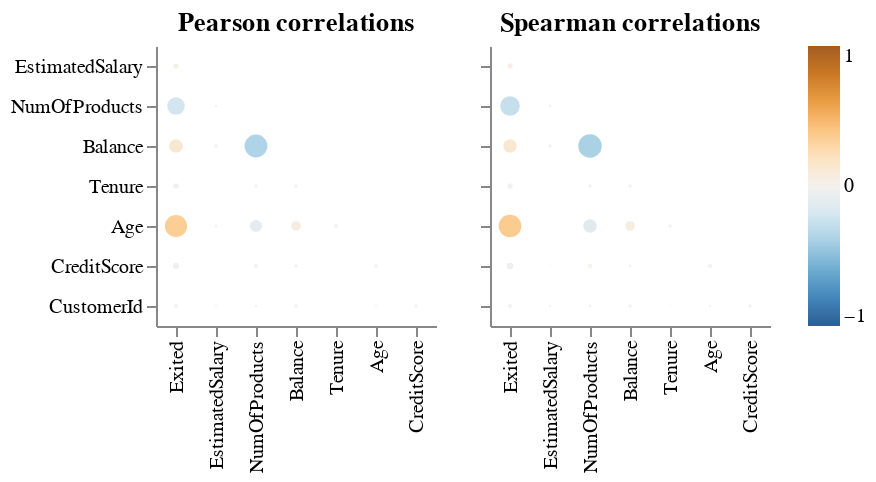

Here is the notebook cell this chart was saved with:
### Code cell
aly.corr(train_df)

### Figure 1 — Vega specification as saved in the notebook (floating-point values rounded to 4 significant figures)
{"$schema": "https://vega.github.io/schema/vega/v5.json", "data": [{"name": "param_1_store"}, {"name": "source_0"}, {"name": "data_0", "values": [{"index": "Exited", "variable": "Tenure", "value": -0.01956, "abs_value": 0.01956, "x_index_sort_index": 0.0, "y_variable_sort_index": 3.0}, {"index": "EstimatedSalary", "variable": "Tenure", "value": 0.0009706, "abs_value": 0.0009706, "x_index_sort_index": 1.0, "y_variable_sort_index": 3.0}, {"index": "NumOfProducts", "variable": "Tenure", "value": 0.007335, "abs_value": 0.007335, "x_index_sort_index": 2.0, "y_variable_sort_index": 3.0}, {"index": "Balance", "variable": "Tenure", "value": -0.009481, "abs_value": 0.009481, "x_index_sort_index": 3.0, "y_variable_sort_index": 3.0}, {"index": "Exited", "variable": "NumOfProducts", "value": -0.2146, "abs_value": 0.2146, "x_index_sort_index": 0.0, "y_variable_sort_index": 1.0}, {"index": "EstimatedSalary", "variable": "NumOfProducts", "value": -0.004285, "abs_value": 0.004285, "x_index_sort_index": 1.0, "y_variable_sort_index": 1.0}, {"index": "Exited", "variable": "EstimatedSalary", "value": 0.01883, "abs_value": 0.01883, "x_index_sort_index": 0.0, "y_variable_sort_index": 0.0}, {"index": "Age", "variable": "CustomerId", "value": 0.002696, "abs_value": 0.002696, "x_index_sort_index": 5.0, "y_variable_sort_index": 6.0}, {"index": "CreditScore", "variable": "CustomerId", "value": 0.007364, "abs_value": 0.007364, "x_index_sort_index": 6.0, "y_variable_sort_index": 6.0}, {"index": "Tenure", "variable": "CustomerId", "value": -0.001252, "abs_value": 0.001252, "x_index_sort_index": 4.0, "y_variable_sort_index": 6.0}, {"index": "Balance", "variable": "CustomerId", "value": -0.008348, "abs_value": 0.008348, "x_index_sort_index": 3.0, "y_variable_sort_index": 6.0}, {"index": "NumOfProducts", "variable": "CustomerId", "value": 0.00438, "abs_value": 0.00438, "x_index_sort_index": 2.0, "y_variable_sort_index": 6.0}, {"index": "EstimatedSalary", "variable": "CustomerId", "value": 0.002891, "abs_value": 0.002891, "x_index_sort_index": 1.0, "y_variable_sort_index": 6.0}, {"index": "Exited", "variable": "CustomerId", "value": -0.009947, "abs_value": 0.009947, "x_index_sort_index": 0.0, "y_variable_sort_index": 6.0}, {"index": "Balance", "variable": "CreditScore", "value": 0.006973, "abs_value": 0.006973, "x_index_sort_index": 3.0, "y_variable_sort_index": 5.0}, {"index": "NumOfProducts", "variable": "CreditScore", "value": 0.01136, "abs_value": 0.01136, "x_index_sort_index": 2.0, "y_variable_sort_index": 5.0}, {"index": "Age", "variable": "CreditScore", "value": -0.008918, "abs_value": 0.008918, "x_index_sort_index": 5.0, "y_variable_sort_index": 5.0}, {"index": "Tenure", "variable": "CreditScore", "value": 0.0009425, "abs_value": 0.0009425, "x_index_sort_index": 4.0, "y_variable_sort_index": 5.0}, {"index": "Exited", "variable": "CreditScore", "value": -0.02738, "abs_value": 0.02738, "x_index_sort_index": 0.0, "y_variable_sort_index": 5.0}, {"index": "EstimatedSalary", "variable": "CreditScore", "value": -0.00182, "abs_value": 0.00182, "x_index_sort_index": 1.0, "y_variable_sort_index": 5.0}, {"index": "NumOfProducts", "variable": "Balance", "value": -0.361, "abs_value": 0.361, "x_index_sort_index": 2.0, "y_variable_sort_index": 2.0}, {"index": "EstimatedSalary", "variable": "Balance", "value": 0.008586, "abs_value": 0.008586, "x_index_sort_index": 1.0, "y_variable_sort_index": 2.0}, {"index": "Exited", "variable": "Balance", "value": 0.1297, "abs_value": 0.1297, "x_index_sort_index": 0.0, "y_variable_sort_index": 2.0}, {"index": "Exited", "variable": "Age", "value": 0.3408, "abs_value": 0.3408, "x_index_sort_index": 0.0, "y_variable_sort_index": 4.0}, {"index": "EstimatedSalary", "variable": "Age", "value": -0.005399, "abs_value": 0.005399, "x_index_sort_index": 1.0, "y_variable_sort_index": 4.0}, {"index": "NumOfProducts", "variable": "Age", "value": -0.1022, "abs_value": 0.1022, "x_index_sort_index": 2.0, "y_variable_sort_index": 4.0}, {"index": "Tenure", "variable": "Age", "value": -0.01083, "abs_value": 0.01083, "x_index_sort_index": 4.0, "y_variable_sort_index": 4.0}, {"index": "Balance", "variable": "Age", "value": 0.06432, "abs_value": 0.06432, "x_index_sort_index": 3.0, "y_variable_sort_index": 4.0}]}, {"name": "source_1"}, {"name": "data_1", "values": [{"index": "Exited", "variable": "Tenure", "value": -0.01935, "abs_value": 0.01935, "x_index_sort_index": 0.0, "y_variable_sort_index": 3.0}, {"index": "EstimatedSalary", "variable": "Tenure", "value": 0.001063, "abs_value": 0.001063, "x_index_sort_index": 1.0, "y_variable_sort_index": 3.0}, {"index": "NumOfProducts", "variable": "Tenure", "value": 0.007814, "abs_value": 0.007814, "x_index_sort_index": 2.0, "y_variable_sort_index": 3.0}, {"index": "Balance", "variable": "Tenure", "value": -0.00931, "abs_value": 0.00931, "x_index_sort_index": 3.0, "y_variable_sort_index": 3.0}, {"index": "Exited", "variable": "NumOfProducts", "value": -0.2668, "abs_value": 0.2668, "x_index_sort_index": 0.0, "y_variable_sort_index": 1.0}, {"index": "EstimatedSalary", "variable": "NumOfProducts", "value": -0.004472, "abs_value": 0.004472, "x_index_sort_index": 1.0, "y_variable_sort_index": 1.0}, {"index": "Exited", "variable": "EstimatedSalary", "value": 0.02, "abs_value": 0.02, "x_index_sort_index": 0.0, "y_variable_sort_index": 0.0}, {"index": "Age", "variable": "CustomerId", "value": 0.002977, "abs_value": 0.002977, "x_index_sort_index": 5.0, "y_variable_sort_index": 6.0}, {"index": "CreditScore", "variable": "CustomerId", "value": 0.008057, "abs_value": 0.008057, "x_index_sort_index": 6.0, "y_variable_sort_index": 6.0}, {"index": "Tenure", "variable": "CustomerId", "value": -0.001315, "abs_value": 0.001315, "x_index_sort_index": 4.0, "y_variable_sort_index": 6.0}, {"index": "Balance", "variable": "CustomerId", "value": -0.009175, "abs_value": 0.009175, "x_index_sort_index": 3.0, "y_variable_sort_index": 6.0}, {"index": "NumOfProducts", "variable": "CustomerId", "value": 0.005736, "abs_value": 0.005736, "x_index_sort_index": 2.0, "y_variable_sort_index": 6.0}, {"index": "EstimatedSalary", "variable": "CustomerId", "value": 0.002983, "abs_value": 0.002983, "x_index_sort_index": 1.0, "y_variable_sort_index": 6.0}, {"index": "Exited", "variable": "CustomerId", "value": -0.009826, "abs_value": 0.009826, "x_index_sort_index": 0.0, "y_variable_sort_index": 6.0}, {"index": "Balance", "variable": "CreditScore", "value": 0.005613, "abs_value": 0.005613, "x_index_sort_index": 3.0, "y_variable_sort_index": 5.0}, {"index": "NumOfProducts", "variable": "CreditScore", "value": 0.01297, "abs_value": 0.01297, "x_index_sort_index": 2.0, "y_variable_sort_index": 5.0}, {"index": "Age", "variable": "CreditScore", "value": -0.0118, "abs_value": 0.0118, "x_index_sort_index": 5.0, "y_variable_sort_index": 5.0}, {"index": "Tenure", "variable": "CreditScore", "value": 0.0008329, "abs_value": 0.0008329, "x_index_sort_index": 4.0, "y_variable_sort_index": 5.0}, {"index": "Exited", "variable": "CreditScore", "value": -0.02912, "abs_value": 0.02912, "x_index_sort_index": 0.0, "y_variable_sort_index": 5.0}, {"index": "EstimatedSalary", "variable": "CreditScore", "value": -0.001341, "abs_value": 0.001341, "x_index_sort_index": 1.0, "y_variable_sort_index": 5.0}, {"index": "NumOfProducts", "variable": "Balance", "value": -0.3817, "abs_value": 0.3817, "x_index_sort_index": 2.0, "y_variable_sort_index": 2.0}, {"index": "EstimatedSalary", "variable": "Balance", "value": 0.007332, "abs_value": 0.007332, "x_index_sort_index": 1.0, "y_variable_sort_index": 2.0}, {"index": "Exited", "variable": "Balance", "value": 0.1264, "abs_value": 0.1264, "x_index_sort_index": 0.0, "y_variable_sort_index": 2.0}, {"index": "Exited", "variable": "Age", "value": 0.3547, "abs_value": 0.3547, "x_index_sort_index": 0.0, "y_variable_sort_index": 4.0}, {"index": "EstimatedSalary", "variable": "Age", "value": -0.0006682, "abs_value": 0.0006682, "x_index_sort_index": 1.0, "y_variable_sort_index": 4.0}, {"index": "NumOfProducts", "variable": "Age", "value": -0.1289, "abs_value": 0.1289, "x_index_sort_index": 2.0, "y_variable_sort_index": 4.0}, {"index": "Tenure", "variable": "Age", "value": -0.00914, "abs_value": 0.00914, "x_index_sort_index": 4.0, "y_variable_sort_index": 4.0}, {"index": "Balance", "variable": "Age", "value": 0.06569, "abs_value": 0.06569, "x_index_sort_index": 3.0, "y_variable_sort_index": 4.0}]}, {"name": "source_0_view_1_x_domain_index", "values": [{"index": "Exited", "sort_field": 0.0}, {"index": "EstimatedSalary", "sort_field": 1.0}, {"index": "NumOfProducts", "sort_field": 2.0}, {"index": "Balance", "sort_field": 3.0}, {"index": "Age", "sort_field": 5.0}, {"index": "CreditScore", "sort_field": 6.0}, {"index": "Tenure", "sort_field": 4.0}]}, {"name": "source_0_view_1_y_domain_variable", "values": [{"sort_field": 3.0, "variable": "Tenure"}, {"sort_field": 1.0, "variable": "NumOfProducts"}, {"sort_field": 0.0, "variable": "EstimatedSalary"}, {"sort_field": 6.0, "variable": "CustomerId"}, {"sort_field": 5.0, "variable": "CreditScore"}, {"sort_field": 2.0, "variable": "Balance"}, {"sort_field": 4.0, "variable": "Age"}]}, {"name": "source_1_view_2_x_domain_index", "values": [{"index": "Exited", "sort_field": 0.0}, {"index": "EstimatedSalary", "sort_field": 1.0}, {"index": "NumOfProducts", "sort_field": 2.0}, {"index": "Balance", "sort_field": 3.0}, {"index": "Age", "sort_field": 5.0}, {"index": "CreditScore", "sort_field": 6.0}, {"index": "Tenure", "sort_field": 4.0}]}, {"name": "source_1_view_2_y_domain_variable", "values": [{"sort_field": 3.0, "variable": "Tenure"}, {"sort_field": 1.0, "variable": "NumOfProducts"}, {"sort_field": 0.0, "variable": "EstimatedSalary"}, {"sort_field": 6.0, "variable": "CustomerId"}, {"sort_field": 5.0, "variable": "CreditScore"}, {"sort_field": 2.0, "variable": "Balance"}, {"sort_field": 4.0, "variable": "Age"}]}], "signals": [{"name": "view_1_x_step", "value": 20}, {"name": "view_1_width", "update": "bandspace(domain('view_1_x').length, 1, 0.5) * view_1_x_step"}, {"name": "view_1_y_step", "value": 20}, {"name": "view_1_height", "update": "bandspace(domain('view_1_y').length, 1, 0.5) * view_1_y_step"}, {"name": "view_2_x_step", "value": 20}, {"name": "view_2_width", "update": "bandspace(domain('view_2_x').length, 1, 0.5) * view_2_x_step"}, {"name": "view_2_y_step", "value": 20}, {"name": "view_2_height", "update": "bandspace(domain('view_2_y').length, 1, 0.5) * view_2_y_step"}, {"name": "unit", "value": {}, "on": [{"events": "mousemove", "update": "isTuple(group()) ? group() : unit"}]}, {"name": "param_1", "update": "vlSelectionResolve(\"param_1_store\", \"union\", true, true)"}], "marks": [{"type": "group", "name": "view_1_group", "encode": {"update": {"width": {"signal": "view_1_width"}, "height": {"signal": "view_1_height"}}}, "signals": [{"name": "param_1_tuple", "on": [{"events": [{"source": "scope", "markname": "view_1_voronoi", "type": "mouseover"}], "update": "datum && item().mark.marktype !== 'group' && indexof(item().mark.role, 'legend') < 0 ? {unit: \"view_1\", fields: param_1_tuple_fields, values: [(item().isVoronoi ? datum.datum : datum)[\"variable\"], (item().isVoronoi ? datum.datum : datum)[\"index\"]]} : null", "force": true}, {"events": [{"source": "view", "type": "dblclick"}], "update": "null"}]}, {"name": "param_1_tuple_fields", "value": [{"type": "E", "field": "variable"}, {"type": "E", "field": "index"}]}, {"name": "param_1_toggle", "value": false, "on": [{"events": [{"source": "scope", "markname": "view_1_voronoi", "type": "mouseover"}], "update": "event.shiftKey"}, {"events": [{"source": "view", "type": "dblclick"}], "update": "false"}]}, {"name": "param_1_modify", "on": [{"events": {"signal": "param_1_tuple"}, "update": "modify(\"param_1_store\", param_1_toggle ? null : param_1_tuple, param_1_toggle ? null : true, param_1_toggle ? param_1_tuple : null)"}]}], "marks": [{"type": "symbol", "name": "view_1_marks", "from": {"data": "data_0"}, "encode": {"update": {"x": {"field": "index", "scale": "view_1_x"}, "tooltip": {"signal": "format(datum[\"value\"], \".2f\")"}, "description": {"signal": "\"index: \" + (isValid(datum[\"index\"]) ? datum[\"index\"] : \"\"+datum[\"index\"]) + \"; variable: \" + (isValid(datum[\"variable\"]) ? datum[\"variable\"] : \"\"+datum[\"variable\"]) + \"; value: \" + (format(datum[\"value\"], \"\")) + \"; abs_value: \" + (format(datum[\"abs_value\"], \"\"))"}, "opacity": [{"value": 0.9, "test": "!length(data(\"param_1_store\")) || vlSelectionTest(\"param_1_store\", datum)"}, {"value": 0.2}], "y": {"field": "variable", "scale": "view_1_y"}, "ariaRoleDescription": {"value": "circle"}, "shape": {"value": "circle"}, "fill": {"field": "value", "scale": "color"}, "size": {"field": "abs_value", "scale": "size"}}}, "interactive": true, "style": ["circle"]}, {"type": "path", "name": "view_1_voronoi", "from": {"data": "view_1_marks"}, "encode": {"update": {"fill": {"value": "transparent"}, "strokeWidth": {"value": 0.35}, "isVoronoi": {"value": true}, "tooltip": {"signal": "format(datum.datum[\"value\"], \".2f\")"}, "stroke": {"value": "transparent"}}}, "transform": [{"type": "voronoi", "x": {"expr": "datum.datum.x || 0"}, "y": {"expr": "datum.datum.y || 0"}, "size": [{"signal": "view_1_width"}, {"signal": "view_1_height"}]}], "interactive": true}], "axes": [{"scale": "view_1_x", "labelBaseline": "middle", "grid": false, "zindex": 0, "orient": "bottom", "labelAlign": "right", "labelAngle": 270}, {"scale": "view_1_y", "orient": "left", "grid": false, "zindex": 0}], "title": {"text": "Pearson correlations", "frame": "group"}, "style": "cell"}, {"type": "group", "name": "view_2_group", "encode": {"update": {"width": {"signal": "view_2_width"}, "height": {"signal": "view_2_height"}}}, "signals": [{"name": "param_1_tuple", "on": [{"events": [{"source": "scope", "markname": "view_2_voronoi", "type": "mouseover"}], "update": "datum && item().mark.marktype !== 'group' && indexof(item().mark.role, 'legend') < 0 ? {unit: \"view_2\", fields: param_1_tuple_fields, values: [(item().isVoronoi ? datum.datum : datum)[\"variable\"], (item().isVoronoi ? datum.datum : datum)[\"index\"]]} : null", "force": true}, {"events": [{"source": "view", "type": "dblclick"}], "update": "null"}]}, {"name": "param_1_tuple_fields", "value": [{"type": "E", "field": "variable"}, {"type": "E", "field": "index"}]}, {"name": "param_1_toggle", "value": false, "on": [{"events": [{"source": "scope", "markname": "view_2_voronoi", "type": "mouseover"}], "update": "event.shiftKey"}, {"events": [{"source": "view", "type": "dblclick"}], "update": "false"}]}, {"name": "param_1_modify", "on": [{"events": {"signal": "param_1_tuple"}, "update": "modify(\"param_1_store\", param_1_toggle ? null : param_1_tuple, param_1_toggle ? null : true, param_1_toggle ? param_1_tuple : null)"}]}], "marks": [{"type": "symbol", "name": "view_2_marks", "from": {"data": "data_1"}, "encode": {"update": {"shape": {"value": "circle"}, "fill": {"field": "value", "scale": "color"}, "tooltip": {"signal": "format(datum[\"value\"], \".2f\")"}, "size": {"field": "abs_value", "scale": "size"}, "opacity": [{"value": 0.9, "test": "!length(data(\"param_1_store\")) || vlSelectionTest(\"param_1_store\", datum)"}, {"value": 0.2}], "ariaRoleDescription": {"value": "circle"}, "y": {"field": "variable", "scale": "view_2_y"}, "description": {"signal": "\"index: \" + (isValid(datum[\"index\"]) ? datum[\"index\"] : \"\"+datum[\"index\"]) + \"; variable: \" + (isValid(datum[\"variable\"]) ? datum[\"variable\"] : \"\"+datum[\"variable\"]) + \"; value: \" + (format(datum[\"value\"], \"\")) + \"; abs_value: \" + (format(datum[\"abs_value\"], \"\"))"}, "x": {"field": "index", "scale": "view_2_x"}}}, "style": ["circle"], "interactive": true}, {"type": "path", "name": "view_2_voronoi", "from": {"data": "view_2_marks"}, "encode": {"update": {"tooltip": {"signal": "format(datum.datum[\"value\"], \".2f\")"}, "fill": {"value": "transparent"}, "stroke": {"value": "transparent"}, "isVoronoi": {"value": true}, "strokeWidth": {"value": 0.35}}}, "transform": [{"type": "voronoi", "x": {"expr": "datum.datum.x || 0"}, "y": {"expr": "datum.datum.y || 0"}, "size": [{"signal": "view_2_width"}, {"signal": "view_2_height"}]}], "interactive": true}], "axes": [{"scale": "view_2_x", "orient": "bottom", "zindex": 0, "labelAngle": 270, "grid": false, "labelBaseline": "middle", "labelAlign": "right"}, {"scale": "view_2_y", "orient": "left", "labels": false, "zindex": 0, "grid": false}], "title": {"text": "Spearman correlations", "frame": "group"}, "style": "cell"}], "scales": [{"name": "color", "type": "linear", "domain": [-1, 1], "range": {"scheme": "blueorange"}, "interpolate": "hcl", "zero": true}, {"name": "size", "type": "linear", "domain": [0, 1], "range": [0, 361], "zero": true}, {"name": "view_1_x", "type": "point", "domain": {"data": "source_0_view_1_x_domain_index", "field": "index", "sort": {"op": "max", "field": "sort_field"}}, "range": {"step": {"signal": "view_1_x_step"}}, "padding": 0.5}, {"name": "view_1_y", "type": "point", "domain": {"data": "source_0_view_1_y_domain_variable", "field": "variable", "sort": {"op": "max", "field": "sort_field"}}, "range": {"step": {"signal": "view_1_y_step"}}, "padding": 0.5}, {"name": "view_2_x", "type": "point", "domain": {"data": "source_1_view_2_x_domain_index", "field": "index", "sort": {"op": "max", "field": "sort_field"}}, "range": {"step": {"signal": "view_2_x_step"}}, "padding": 0.5}, {"name": "view_2_y", "type": "point", "domain": {"data": "source_1_view_2_y_domain_variable", "field": "variable", "sort": {"op": "max", "field": "sort_field"}}, "range": {"step": {"signal": "view_2_y_step"}}, "padding": 0.5}], "config": {"style": {"cell": {"strokeWidth": 0}}}, "background": "white", "padding": 5, "layout": {"padding": 20, "bounds": "full", "align": "each"}, "legends": [{"fill": "color", "gradientLength": {"signal": "clamp(view_1_height, 64, 200)"}, "encode": {"gradient": {"update": {"opacity": {"value": 0.9}}}}}]}
